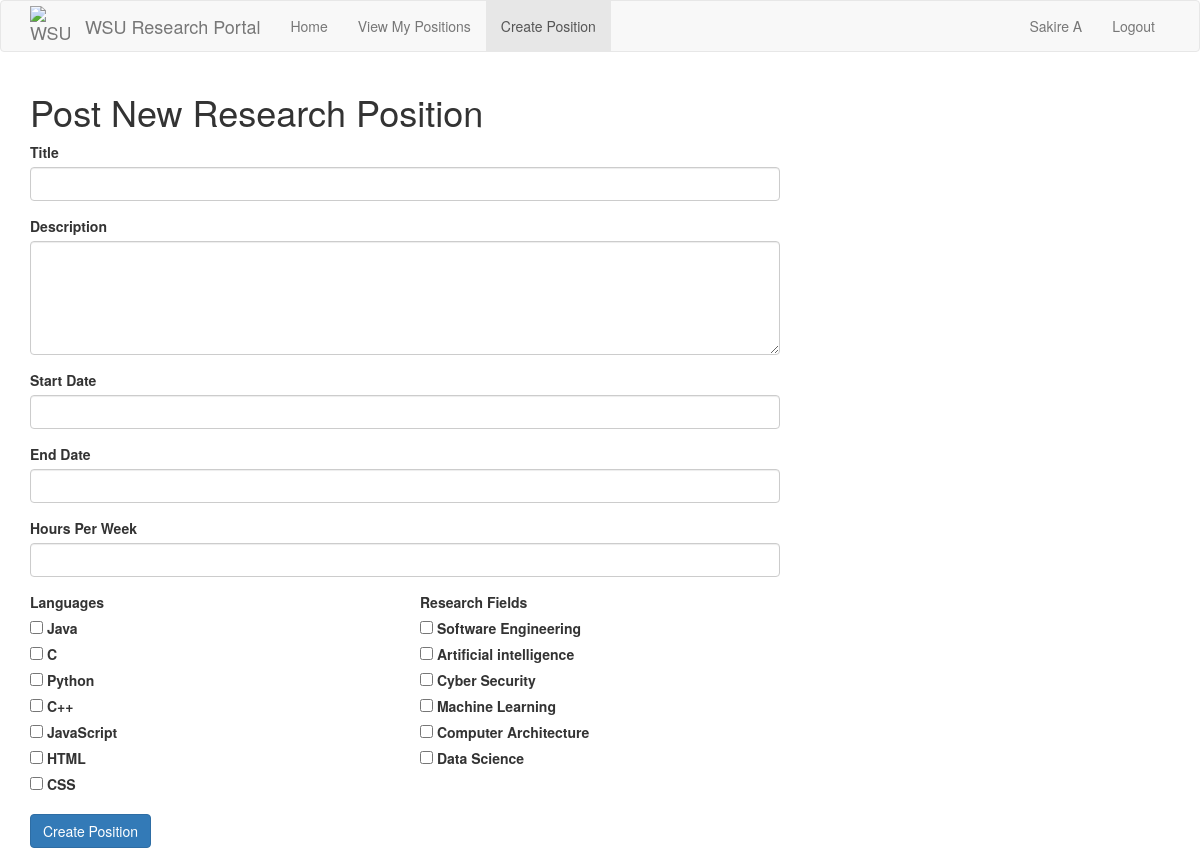
/positions/new (signed in), run on the app's committed database.
### src/Model/models.py (models this page shows, shortened)
class User(db.Model, UserMixin):
    __tablename__ = 'user'
    id = db.Column(db.Integer, primary_key=True)
    password_hash = db.Column(db.String(128))
    firstname = db.Column(db.String(100))
    lastname = db.Column(db.String(100))
    email = db.Column(db.String(120),unique = True, index = True)
    phone = db.Column(db.String(11),unique = True)
    user_type = db.Column(db.String(50))
    __mapper_args__ = {
        'polymorphic_identity': 'User',
        'polymorphic_on': user_type
    }

class Language(db.Model):
    id = db.Column(db.Integer, primary_key=True)
    name = db.Column(db.String(12))
    studentLanguages = db.relationship(
        'Student',
        secondary=studentLanguages,
        primaryjoin=(studentLanguages.c.language_id == id),
        lazy='dynamic',
        overlaps='languages'
    )
    positionLanguages = db.relationship(
        'Position',
        secondary = positionLanguages,
        primaryjoin = (positionLanguages.c.language_id == id),
        lazy = 'dynamic',
        overlaps='languages'
    )

class Interest(db.Model):
    id = db.Column(db.Integer, primary_key=True)
    name = db.Column(db.String(100))
    studentInterests = db.relationship(
        'Student',
        secondary=studentInterests,
        primaryjoin=(studentInterests.c.interest_id == id),
        lazy='dynamic',
        overlaps='interests'
    )
    positionInterests = db.relationship(
        'Position',
        secondary = positionInterests,
        primaryjoin = (positionInterests.c.interest_id == id),
        lazy = 'dynamic',
        overlaps = 'interests'
    )

### src/Controller/position_routes.py (the view)
@routes.route('/positions/new', methods = ['GET', 'POST'])
@login_required
def create_position():
    if current_user.user_type != "Professor":
        return render_template("errors/403.html"), 403
    pform = PositionForm()
    if pform.validate_on_submit():
        newPosition = Position(
            title=pform.title.data,
            description=pform.description.data,
            accepting_applications=True,
            start_date = pform.start_date.data,
            end_date = pform.end_date.data,
            work_load= pform.workload.data,
            languages = pform.languages.data,
            research_fields = pform.research_fields.data,
            candidates = 0,
            applications = [],
            professor_id = current_user.id
        )
        db.session.add(newPosition)
        db.session.commit()
        flash(f'"{newPosition.title}" has been created.')
        return redirect(url_for('positions.positions_by_id', position_id=newPosition.id))
    else:
        for field, errors in pform.errors.items():
            for error in errors:
                print(f"Field: {field}, Error: {error}")
    return render_template('Position Pages/create_position.html', form = pform)

### src/Controller/forms.py
class PositionForm(FlaskForm):
	title = StringField('Title', validators=[DataRequired(), Length(max=32)]) # not sure if max is right here
	description = TextAreaField('Description', validators=[DataRequired(),Length(max=1500)])
	start_date = StringField('Start Date', validators=[DataRequired()])
	end_date = StringField('End Date', validators=[DataRequired()])
	workload = IntegerField('Hours Per Week', validators=[DataRequired(), NumberRange(1, 168)])
	languages = QuerySelectMultipleField('Languages', query_factory=languages, get_label=get_language_label, widget=ListWidget(prefix_label=False), option_widget=CheckboxInput())
	research_fields = QuerySelectMultipleField('Research Fields', query_factory=interests, get_label=get_interest_label, widget=ListWidget(prefix_label=False), option_widget=CheckboxInput())
	submit = SubmitField('Create Position')

### app.py (called while the page is built)
@app.context_processor
def inject_request():
    return dict(request=request)

@app.before_request
def initBD(*args, **kwargs):
    if app.got_first_request:
        db.create_all()
        if Language.query.count() == 0:
            languages = ['Java','C', 'Python', 'C++', 'JavaScript', 'HTML', 'CSS']
            for t in languages:
                db.session.add(Language(name=t))
        db.session.commit()
        if Interest.query.count() == 0:
            interests = ['Software Engineering', 'Artificial intelligence', 'Cyber Security', 'Machine Learning', 'Computer Architecture', 'Data Science']
            for t in interests:
                db.session.add(Interest(name=t))
        db.session.commit()

### src/Controller/forms.py (called while the page is built)
def languages():
    return Language.query.all()

def get_language_label(language):
    return language.name

def interests():
    return Interest.query.all()

def get_interest_label(interest):
    return interest.name

### src/Model/models.py (called while the page is built)
@login.user_loader
def load_user(id):
    return User.query.get(int(id))

### src/View/templates/Position Pages/create_position.html (shortened to what this page needs)
{% extends "base.html" %}
{% block content %}
<div class="container mt-4">
    <h1>Post New Research Position</h1>
    {% if form %}
    <div class="row">
        <div class="col-md-8 offset-md-2">
            <form method="post" action="{{ url_for('positions.create_position') }}">
                <div class="form-group">
                    {{ form.title.label }}<br>
                    {{ form.title(class="form-control") }}
                </div>
                <div class="form-group">
                    {{ form.description.label }}<br>
                    {{ form.description(class="form-control", rows=5) }}
                </div>
                <div class="form-group">
                    {{ form.start_date.label }}<br>
                    {{ form.start_date(class="form-control") }}
                </div>
                <div class="form-group">
                    {{ form.end_date.label }}<br>
                    {{ form.end_date(class="form-control") }}
                </div>
                <div class="form-group">
                    {{ form.workload.label }}<br>
                    {{ form.workload(class="form-control") }}
                </div>
                <div class="row">
                    <div class="col-md-6">
                        <div class="form-group">
                            <strong>{{ form.languages.label }}</strong>
                            <ul class="list-unstyled">
                            {% for subfield in form.languages %}
                                <li>
                                    {{ subfield }} {{ subfield.label }}
                                </li>
                            {% endfor %}
                            </ul>
                        </div>
                    </div>
                    <div class="col-md-6">
                        <div class="form-group">
                            <strong>{{ form.research_fields.label }}</strong>
                            <ul class="list-unstyled">
                            {% for subfield in form.research_fields %}
                                <li>
                                    {{ subfield }} {{ subfield.label }}
                                </li>
                            {% endfor %}
                            </ul>
                        </div>
                    </div>
                </div>
                <div class="form-group">
                    {{ form.submit(class="btn btn-primary") }}
                </div>
            </form>
        </div>
    </div>
    {% endif %}
</div>
{% endblock %}

### src/View/templates/_navbar.html (shortened to what this page needs)
{% block navbar %}
    <nav class="navbar navbar-default">
        <div class="container">
            <div class="navbar-header">
                <a class="navbar-brand" href="{{ url_for('routes.index') }}" style="display: flex; align-items: center;">
                    <img src="{{ url_for('static', filename='wsu-logo.png') }}" alt="WSU Cougarhead" style="width: 40px; height: 40px">
                    <span style="margin-left: 15px;">WSU Research Portal</span>
                </a>
            </div>
            <div class="collapse navbar-collapse" id="bs-example-navbar-collapse-1">
                <ul class="nav navbar-nav">
                        <li {% if request.path == url_for('routes.index') %}class="active"{% endif %}>
                            <a href="{{ url_for('routes.index') }}">Home</a>
                        </li>
                    {% if current_user.user_type == "Professor" %}
                        <li {% if request.path == url_for('positions.positions') %}class="active"{% endif %}>
                            <a href="{{ url_for('positions.positions') }}">View My Positions</a>
                        </li>
                        <li {% if request.path == url_for('positions.create_position') %}class="active"{% endif %}>
                            <a href="{{ url_for('positions.create_position') }}">Create Position</a>
                        </li>
                    {% endif %}
                </ul>
                <ul class="nav navbar-nav navbar-right">
                    {% if current_user.is_anonymous %}
                    <li><a href="{{ url_for('auth.login') }}">Login</a></li>
                    {% else %}
                    <li><a href="{{ url_for('routes.index') }}">{{ current_user.firstname }} {{ current_user.lastname }}</a></li>
                    <li><a href="{{ url_for('auth.logout') }}">Logout</a></li>
                    {% endif %}
                </ul>
            </div>
        </div>
    </nav>
{% endblock %}

### data on the page
User: firstname "Sakire", lastname "A"
Language: label "Java"
Language: label "Python"
Language: label "JavaScript"
Language: label "HTML"
Language: label "CSS"
Interest: label "Software Engineering"
Interest: label "Artificial intelligence"
Interest: label "Cyber Security"
Interest: label "Machine Learning"
Interest: label "Computer Architecture"
Interest: label "Data Science"

### other printed values
{{ subfield.label }} "C" "C++"
